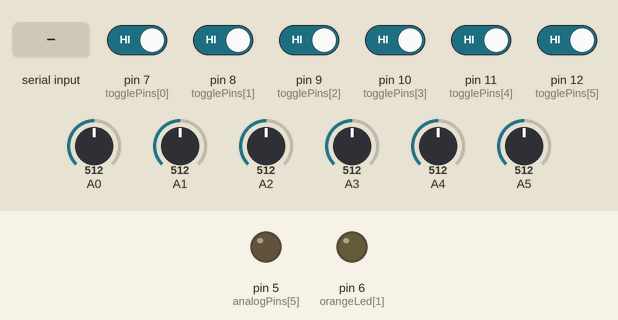
Bench run of a sketch on a simulated Arduino Uno, built with avr-gcc and run on an emulated ATmega328P. Shown: output pins drawn as LEDs (lit = HIGH). The inputs (shaded band) are chosen by the test bench; at power-on: pin 7 (togglePins[0]), pin 8 (togglePins[1]), pin 9 (togglePins[2]), pin 10 (togglePins[3]), pin 11 (togglePins[4]), pin 12 (togglePins[5]) HIGH, A0 = 512, A1 = 512, A2 = 512, A3 = 512, A4 = 512, A5 = 512. What the sketch prints to the serial monitor is not drawn.

Above: at 1.2 s.
1.3 s: byte 200 (200) received over Serial
At 1.6 s:
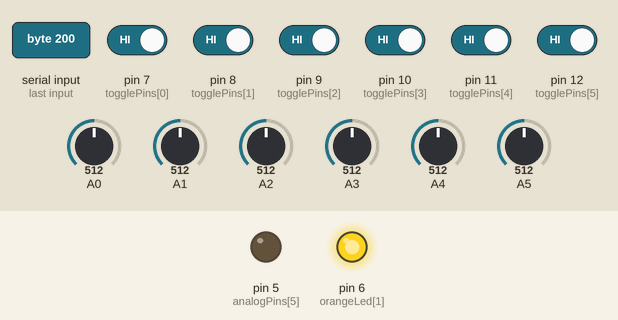
4.3 s: A0 set to 385
5.8 s: A0 set to 368
Timing chart, 0 to 8.8 s (numbered marks = the images above; inputs shaded):
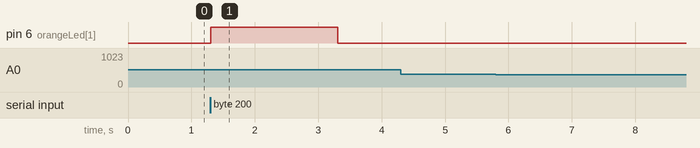

The sketch:

NINO_CONTROLLER.ino
```cpp
// NINO CONTROLLER
int analogPins[] = {0, 1, 2, 3, 4, 5};
int analogPinCount = 6;
int orangeLed[] = {5, 6};
int ledCount = 2;
int togglePins[] = {7, 8, 9, 10, 11, 12};
int toggleCount = 6;

// Connection tracking
bool connected = false;
unsigned long lastPing = 0;

void setup() {
  Serial.begin(115200);
  for (int i = 0; i < toggleCount; i++) {
    pinMode(togglePins[i], INPUT_PULLUP);
  }
  for (int i = 0; i < ledCount; i++) {
    pinMode(orangeLed[i], OUTPUT);
  }
}

void loop() {
  // 1. TIMEOUT CHECK (2 seconds)
  if (connected && (millis() - lastPing > 2000)) {
    connected = false;
    analogWrite(6, 0); // Turn off the LED if the host stops pinging
  }

  // 2. SERIAL READ
  while (Serial.available() > 0) {
    int inByte = Serial.read();

    // A value of 200 is the "ping" from the host software
    if (inByte == 200) {
      connected = true;
      lastPing = millis(); // Reset the timeout timer
      analogWrite(6, 255);  // Turn on the LED
    }
    // Otherwise it's a normal command (2 bytes: id and value)
    else {
      if (Serial.available() > 0) {
        int val = Serial.read();
        if (inByte == 0) {
          analogWrite(5, val);
        }
        if (inByte == 1) {
          analogWrite(6, val);
        }
      }
    }
  }

  // 3. SEND ANALOG DATA
  for (int i = 0; i < analogPinCount; i++) {
    float knobs = linearize(analogRead(analogPins[i]) / 1020.0);
    Serial.print(knobs);
    Serial.print(" ");
  }

  // 4. SEND DIGITAL DATA
  for (int i = 0; i < toggleCount; i++) {
    Serial.print(digitalRead(togglePins[i]));
    Serial.print(" ");
  }
  Serial.println("");

  delay(10);
}

float linearize(float reading) {
  static const float x[] = {0.00, 0.18, 0.37, 0.41, 0.51, 1.00};
  static const float y[] = {0.00, 0.25, 0.50, 0.75, 0.87, 1.00};

  int n = 5;
  if (reading <= x[0]) return y[0];
  if (reading >= x[n]) return y[n];

  int i = 0;
  while (reading > x[i + 1]) i++;

  float fraction = (reading - x[i]) / (x[i + 1] - x[i]);
  return y[i] + fraction * (y[i + 1] - y[i]);
}
```

Measured:
- after the input at 1.3 s, pin 6 (orangeLed[1]): LOW → HIGH at once, → LOW 2.0 s later
- after the input at 4.3 s, every drawn part: stays the same
- after the input at 5.8 s, every drawn part: stays the same
